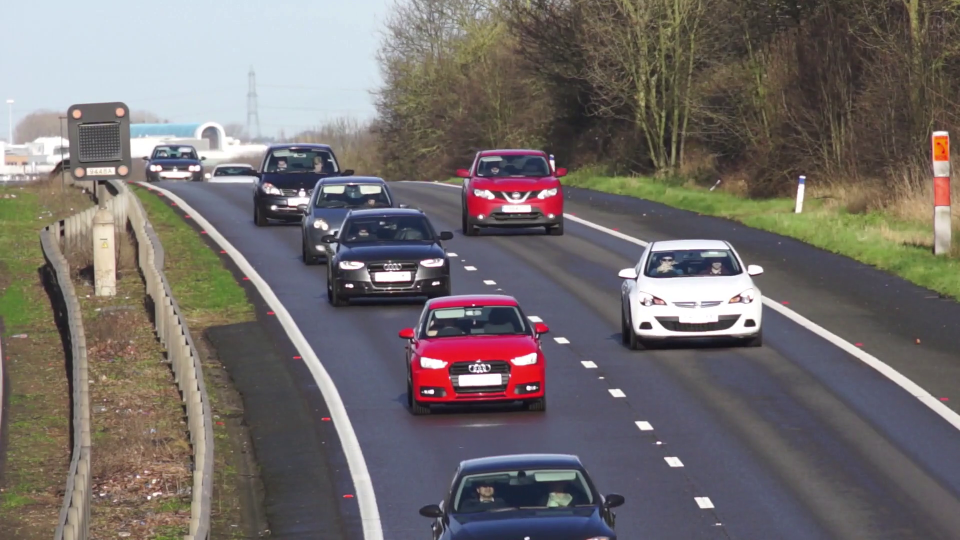
#> input picture frame 9 of videos/cars.mp4, 1920 x 1080 px (shown at 1/2 size)
$ python color_tracking.py --video videos/cars.mp4
#> lines starting #> are read from the running program, lines starting #| are printed output that depends on the picture; after the words box and inside, x2 and y2 are one past the last pixel; in counts of white or black regions, pixels touching at a corner belong together
# PRZYKŁAD UŻYCIA
# python scripts/color_tracking.py --video videos/cars.mp4

# Importowanie niezbędnych pakietów
import imutils
import numpy as np
import argparse
import time
import cv2

# Konfiguracja parsera argumentów wiersza poleceń
ap = argparse.ArgumentParser()
ap.add_argument("-v", "--video",
	help = "ścieżka do (opcjonalnego) pliku wideo")
args = vars(ap.parse_args())

# Definiowanie dolnej i górnej granicy koloru w formacie BGR (OpenCV)
# Te wartości są używane do segmentacji obrazu (tutaj: próba znalezienia koloru niebieskiego)
# Uwaga: wartości BGR mogą się różnić w zależności od oświetlenia i kamery
blueLower = np.array([100, 67, 0], dtype = "uint8")
blueUpper = np.array([255, 128, 50], dtype = "uint8")

# Inicjalizacja strumienia wideo z pliku lub kamery
camera = cv2.VideoCapture(args["video"])

# Pętla przetwarzająca kolejne klatki wideo
while True:
	# Pobranie aktualnej klatki (frame)
	(grabbed, frame) = camera.read()
#> frame is the input picture: shape (1080, 1920, 3); mean B, G, R 108.2, 109.4, 115.6

	# Sprawdzenie, czy klatka została poprawnie odczytana (koniec wideo)
	if not grabbed:
		break

	# Określenie, które piksele mieszczą się w zdefiniowanym zakresie koloru niebieskiego (maska binarna)
	blue = cv2.inRange(frame, blueLower, blueUpper)
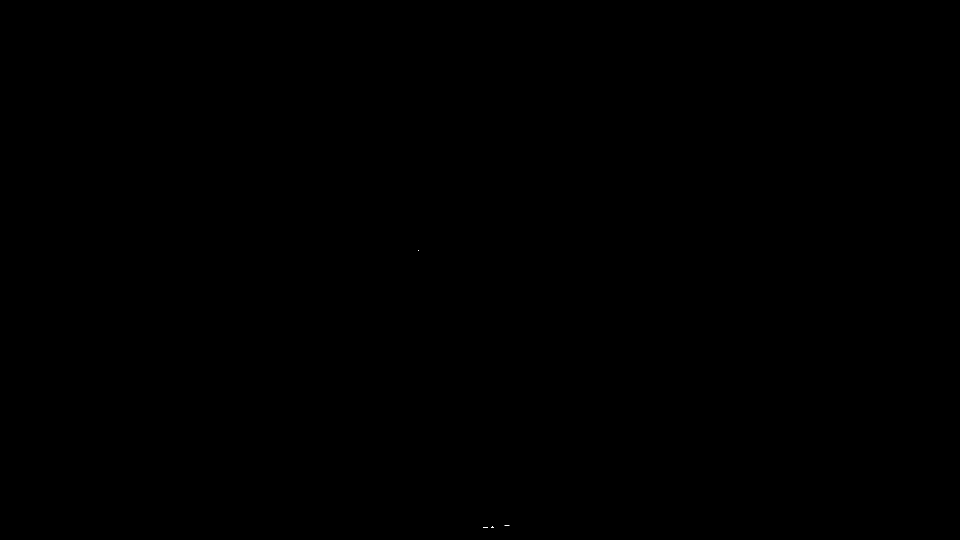
#> blue: shape (1080, 1920) (shown at 1/2 size); 0% white in thin lines or dots, all inside (x1, y1, x2, y2) = (836, 501, 1020, 1056)

	# Rozmycie maski binarnym filtrem Gaussa w celu redukcji szumów i drobnych artefaktów
	blue = cv2.GaussianBlur(blue, (3, 3), 0)

	# Wykrywanie konturów na masce binarnej
	cnts = cv2.findContours(blue.copy(), cv2.RETR_EXTERNAL,
		cv2.CHAIN_APPROX_SIMPLE)
#> cnts = 4 contours, 2 with area under 20; largest, box (x1, y1, x2, y2) and area: (1008, 1049, 1021, 1053) 25, (965, 1054, 977, 1057) 22
	cnts = imutils.grab_contours(cnts)

	# Jeśli znaleziono jakiekolwiek kontury
	if len(cnts) > 0:
		# Sortowanie konturów według pola powierzchni i wybór największego
		# Zakładamy, że największy obiekt o danym kolorze jest obiektem, który chcemy śledzić
		cnt = sorted(cnts, key = cv2.contourArea, reverse = True)[0]
#> cnt = [[1018, 1049], [1017, 1050], [1008, 1050], [1008, 1052], [1018, 1052], [1019, 1051], [1020, 1051], [1020, 1049]]

		# Obliczanie obróconego prostokąta ograniczającego (bounding box) wokół największego konturu
		rect = np.int32(cv2.boxPoints(cv2.minAreaRect(cnt)))
#> rect = [[1020, 1052], [1008, 1052], [1008, 1049], [1020, 1049]]

		# Rysowanie konturu (prostokąta) na oryginalnej klatce wideo (kolor zielony, grubość 2)
		cv2.drawContours(frame, [rect], -1, (0, 255, 0), 2)
#> frame: shape (1080, 1920, 3); under 0.01% of pixels changed, all inside (x1, y1, x2, y2) = (1007, 1048, 1022, 1054)

	# Wyświetlanie oryginalnej klatki z nałożonym śledzeniem oraz maski binarnej
	cv2.imshow("Tracking", frame)
	cv2.imshow("Binary", blue)

	# Krótka pauza (ok. 25ms), aby wideo nie odtwarzało się zbyt szybko
	# Można dostosować w zależności od wydajności komputera
	time.sleep(0.025)

	# Jeśli naciśnięto klawisz 'q', przerywamy pętlę i kończymy program
	if cv2.waitKey(1) & 0xFF == ord("q"):
#> (key q is pressed here)
		break

# Zwolnienie zasobów kamery/wideo i zamknięcie wszystkich okien
camera.release()
cv2.destroyAllWindows()
